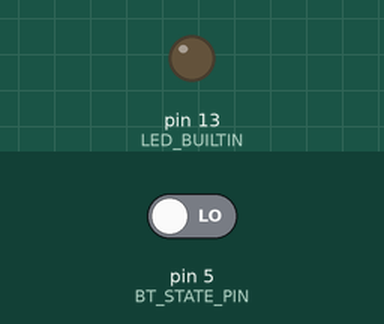
Simulated run of this sketch. Board: Arduino Uno, built with avr-gcc and run on an emulated ATmega328P. Parts: output pins drawn as LEDs (lit = HIGH). Inputs (shaded band) come from the test bench; at power-on: pin 5 (BT_STATE_PIN) LOW. What the sketch prints to the serial monitor is not drawn.

Above: at 4.8 s.
4.9 s: pin 5 (BT_STATE_PIN) driven HIGH
At 6.8 s:
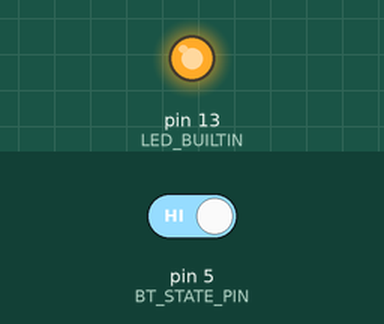
7.6 s: pin 5 (BT_STATE_PIN) driven LOW
At 8.3 s:
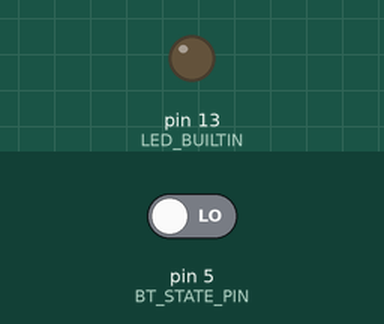
Timing chart, 0 to 10.6 s (numbered marks = the images above; inputs shaded):
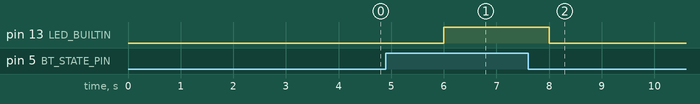

Measured:
- after the input at 4.9 s, pin 13 (LED_BUILTIN): LOW → HIGH after 1.1 s
- after the input at 7.6 s, pin 13 (LED_BUILTIN): HIGH → LOW after 0.40 s

The sketch:

Test_BT_master.ino
```cpp
#define SERIAL_BAUD   38400

#define BT_STATE_PIN 5


void setup()
{
	pinMode(BT_STATE_PIN, INPUT);
	pinMode(LED_BUILTIN, OUTPUT);

	Serial.begin(SERIAL_BAUD);
}

void loop()
{
	digitalWrite(LED_BUILTIN, digitalRead(BT_STATE_PIN));

	Serial.print(1);
	delay(1000);

	Serial.print(0);
	delay(1000);
}
```
